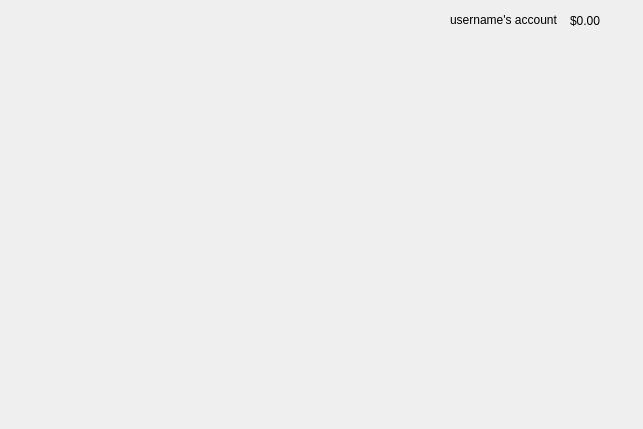
<?xml version="1.0" encoding="UTF-8"?>
<ui version="4.0">
 <class>bookstore_cart</class>
 <widget class="QDialog" name="bookstore_cart">
  <property name="geometry">
   <rect>
    <x>0</x>
    <y>0</y>
    <width>643</width>
    <height>429</height>
   </rect>
  </property>
  <property name="windowTitle">
   <string>Dialog</string>
  </property>
  <widget class="QLabel" name="label_2">
   <property name="geometry">
    <rect>
     <x>570</x>
     <y>10</y>
     <width>46</width>
     <height>21</height>
    </rect>
   </property>
   <property name="text">
    <string>$0.00</string>
   </property>
  </widget>
  <widget class="QLabel" name="label">
   <property name="geometry">
    <rect>
     <x>450</x>
     <y>10</y>
     <width>121</width>
     <height>20</height>
    </rect>
   </property>
   <property name="text">
    <string>username's account</string>
   </property>
  </widget>
 </widget>
 <resources/>
 <connections/>
</ui>
